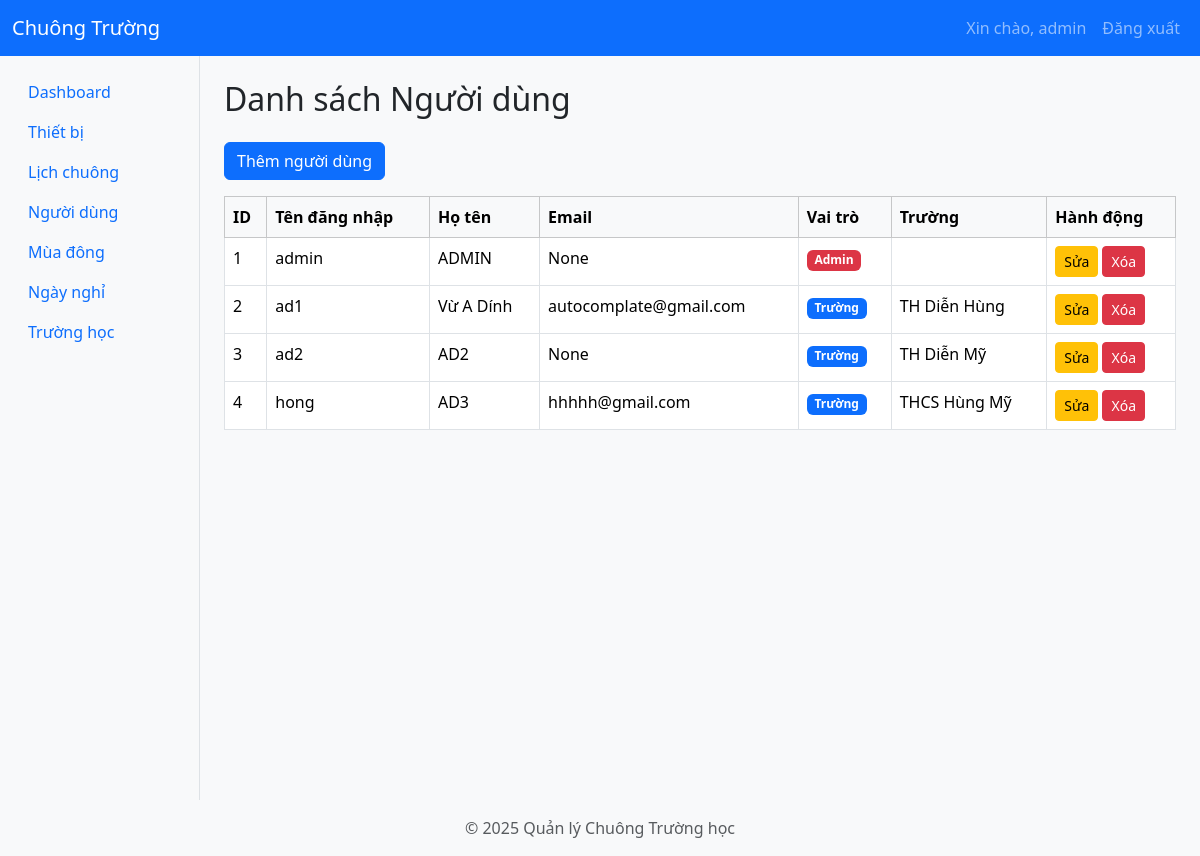
The page /users (signed in) on the database as committed earlier.
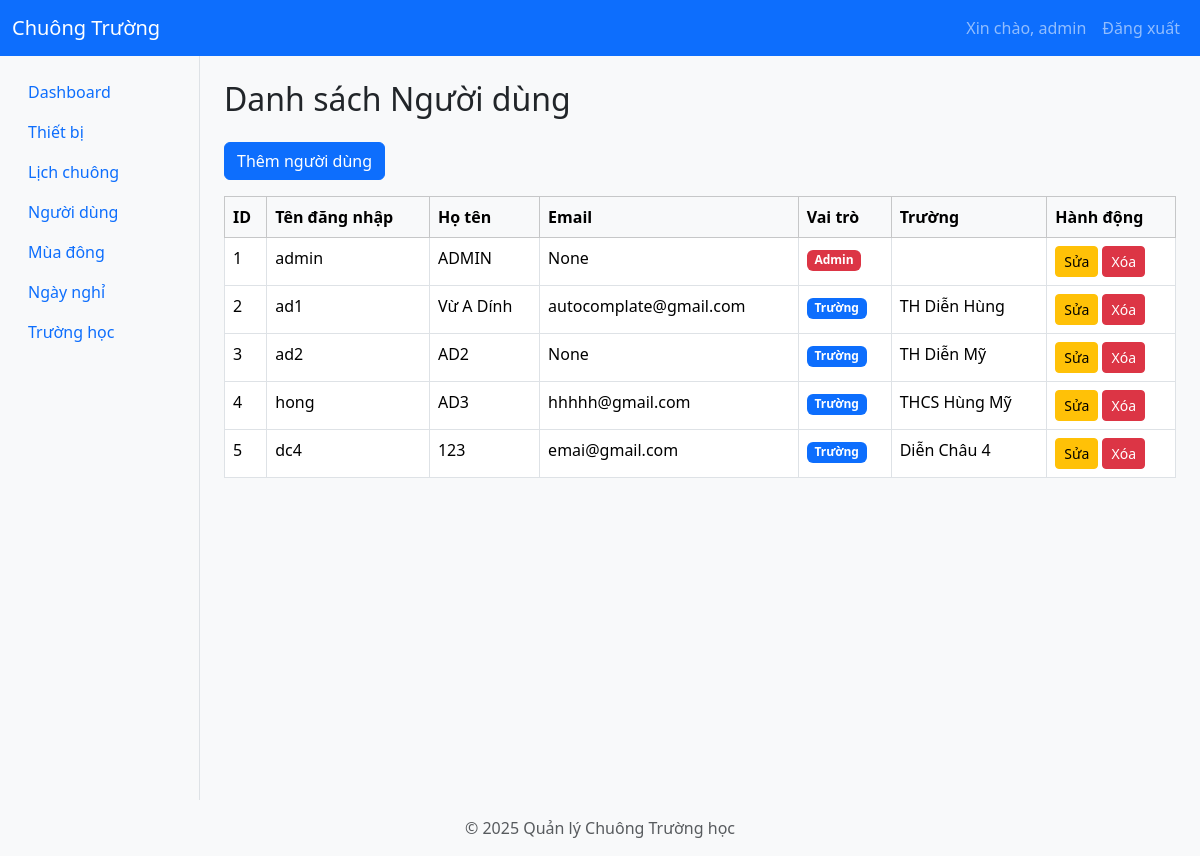
The same page on the database as committed later.
### app/models/user.py (models this page shows, shortened)
class User(db.Model):
    __tablename__ = "users"
    id = db.Column(db.Integer, primary_key=True)
    username = db.Column(db.String(80), unique=True, nullable=False)
    password_hash = db.Column(db.String(128), nullable=False)
    role = db.Column(db.String(50), nullable=False, default="school_user")  # Role: admin, school_admin, school_user
    email = db.Column(db.String(120), unique=True)
    full_name = db.Column(db.String(100))
    school_id = db.Column(db.Integer, db.ForeignKey("schools.id"), nullable=True)  # School association for school_admin
    school = db.relationship("School", back_populates="users")  # Define the relationship
    devices = db.relationship("Device", back_populates="user")

### app/models/school.py (models this page shows)
class School(db.Model):
    __tablename__ = "schools"
    id = db.Column(db.Integer, primary_key=True)
    name = db.Column(db.String(100), nullable=False)
    address = db.Column(db.String(200))
    phone = db.Column(db.String(20))
    users = db.relationship("User", back_populates="school", lazy="dynamic")
    devices = db.relationship("Device", back_populates="school", lazy=True)
    disabled_periods = db.relationship(
        "DisabledPeriod",
        back_populates="school",
        lazy=True
    )
    schedules = db.relationship("Schedule", back_populates="school", lazy=True)
    winter_shift = db.relationship(
        "app.models.winter_shift_config.WinterShiftConfig",
        backref="school_winter_shift",
        uselist=False,
        overlaps="winter_shift_config,school"
    )
    winter_shift_config = db.relationship(
        "app.models.winter_shift_config.WinterShiftConfig",
        backref="school_winter_shift_config",
        uselist=False,
        overlaps="school_winter_shift"
    )

### app/routes/user_routes.py (the view)
@user_bp.route('/users', methods=['GET'])
@login_required
@admin_required
def users_page():
    users = User.query.all()
    schools = School.query.all()
    return render_template('users.html', users=users, schools=schools)

### app/__init__.py (called while the page is built)
def create_app():
    app = Flask(__name__)
    app.config.from_object('app.config.Config')
    db.init_app(app)
    jwt.init_app(app)
    migrate.init_app(app, db)  # Bind Flask-Migrate to the app and db
    login_manager.init_app(app)  # Initialize Flask-Login
    login_manager.login_view = 'auth.login'  # Set the login view
    @app.context_processor
    def inject_user():
        from flask_login import current_user
        return dict(current_user=current_user)
    from app.utils.jwt_patch import apply_jwt_patch
    apply_jwt_patch()
    from app.routes import register_routes
    register_routes(app)
    def get_day_name(index):
        days = ['Thứ 2', 'Thứ 3', 'Thứ 4', 'Thứ 5', 'Thứ 6', 'Thứ 7', 'Chủ Nhật']
        return days[index]
    app.jinja_env.filters['get_day_name'] = get_day_name
    return app

### app/templates/users.html (shortened to what this page needs)
{% extends 'layout.html' %}
{% block content %}
<h2 class="mb-4">Danh sách Người dùng</h2>
<button class="btn btn-primary mb-3" data-bs-toggle="modal" data-bs-target="#addUserModal">Thêm người dùng</button>
<table class="table table-bordered table-hover">
    <thead class="table-light">
        <tr>
            <th>ID</th>
            <th>Tên đăng nhập</th>
            <th>Họ tên</th>
            <th>Email</th>
            <th>Vai trò</th>
            <th>Trường</th>
            <th>Hành động</th>
        </tr>
    </thead>
    <tbody>
        {% for user in users %}
        <tr>
            <td>{{ user.id }}</td>
            <td>{{ user.username }}</td>
            <td>{{ user.full_name }}</td>
            <td>{{ user.email }}</td>
            <td>
                {% if user.role == 'admin' %}
                    <span class="badge bg-danger">Admin</span>
                {% elif user.role == 'school_user' %}
                    <span class="badge bg-primary">Trường</span>
                {% else %}
                    <span class="badge bg-secondary">Khác</span>
                {% endif %}
            </td>
            <td>{{ user.school.name if user.school else '' }}</td>
            <td>
                <a href="/users/edit/{{ user.id }}" class="btn btn-sm btn-warning">Sửa</a>
                <a href="/users/delete/{{ user.id }}" class="btn btn-sm btn-danger" onclick="return confirm('Bạn có chắc muốn xóa?')">Xóa</a>
            </td>
        </tr>
        {% endfor %}
    </tbody>
</table>
{% endblock %}

Rows that differ between the two databases and show on the page:
added User: id "5", username "dc4", full_name "123", email "emai@gmail.com", role "Trường", school "Diễn Châu 4"
